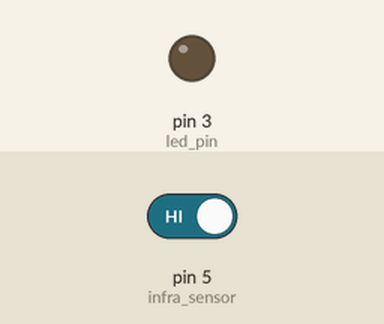
Simulated run of this sketch. Board: Arduino Uno, built with avr-gcc and run on an emulated ATmega328P. Shown: output pins drawn as LEDs (lit = HIGH). Inputs (shaded band) come from the test bench; at power-on: pin 5 (infra_sensor) HIGH.

Above: at 1.2 s.
1.3 s: pin 5 (infra_sensor) driven LOW
At 1.8 s:
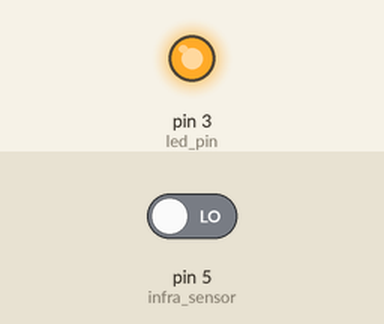
2.8 s: pin 5 (infra_sensor) driven HIGH
At 4.2 s:
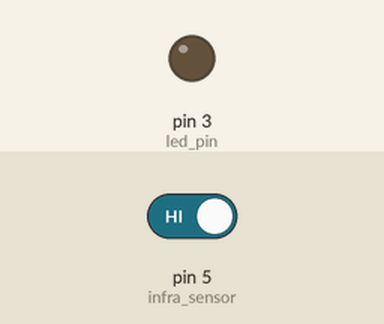
Timing chart, 0 to 5.8 s (numbered marks = the images above; inputs shaded):
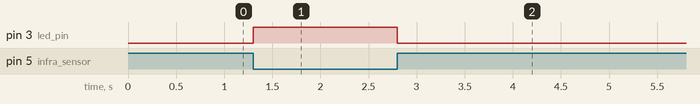

The sketch:

aula5_sensorinfra.ino
```cpp
// C++ code


#define infra_sensor 5
#define led_pin 3


void setup()
{
  Serial.begin(9600);
  pinMode(led_pin, OUTPUT);
  pinMode(infra_sensor, INPUT);

}

void loop()
{

  if(digitalRead(infra_sensor) == LOW){
    digitalWrite (led_pin, HIGH);
  }
     else{
       digitalWrite(led_pin, LOW);
     }
}
```

Measured:
- after the input at 1.3 s, pin 3 (led_pin): LOW → HIGH at once
- after the input at 2.8 s, pin 3 (led_pin): HIGH → LOW at once
